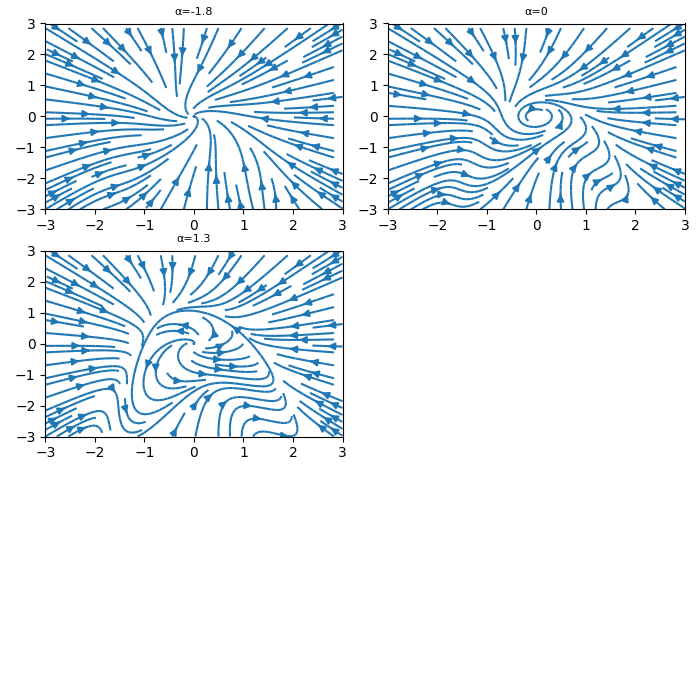

Write Python code to recreate this figure.
import numpy as np
import matplotlib.pyplot as plt
import matplotlib.gridspec as gridspec

w = 3



fig = plt.figure(figsize=(7, 9))
gs = gridspec.GridSpec(nrows=3, ncols=2, height_ratios=[1, 1, 1])

#  two real negative tools
alpha = -1.8
beta = 2
Y, X = np.mgrid[-w:w:100j, -w:w:100j]
U =  X*alpha -Y-X*((X**2)+Y)**2
V =  X+alpha*Y-Y*((X**2)+Y)**2

ax0 = fig.add_subplot(gs[0, 0])
ax0.streamplot(X, Y, U, V, density=[0.9, 1])
ax0.set_title('\u03B1=-1.8' ,fontsize= 8)

alpha1 = 0
Y, X = np.mgrid[-w:w:100j, -w:w:100j]
U =  X*alpha1 -Y-X*((X**2)+Y)**2
V =  X+alpha1*Y-Y*((X**2)+Y)**2

ax1 = fig.add_subplot(gs[0, 1])
ax1.streamplot(X, Y, U, V, density=[0.9, 1])
ax1.set_title('\u03B1=0' ,fontsize= 8)

alpha2 = 1.3
Y, X = np.mgrid[-w:w:100j, -w:w:100j]
U =  X*alpha2 -Y-X*((X**2)+Y)**2
V =  X+alpha2*Y-Y*((X**2)+Y)**2

ax2 = fig.add_subplot(gs[1, 0])
ax2.streamplot(X, Y, U, V, density=[0.9, 1])
ax2.set_title('\u03B1=1.3' ,fontsize= 8)

# Varying color along a streamline


#  Varying line width along a streamline









plt.tight_layout()
plt.show()
